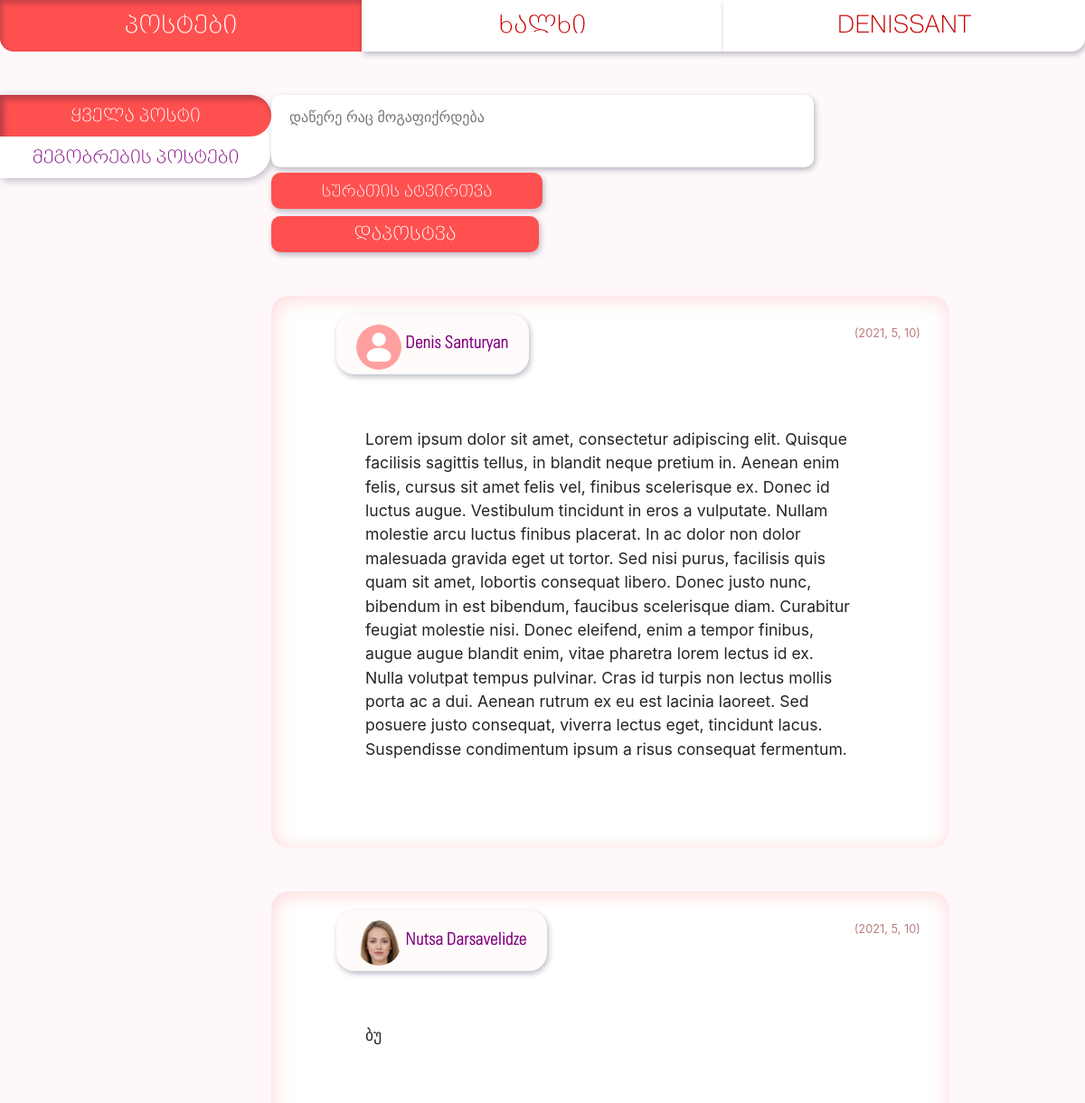
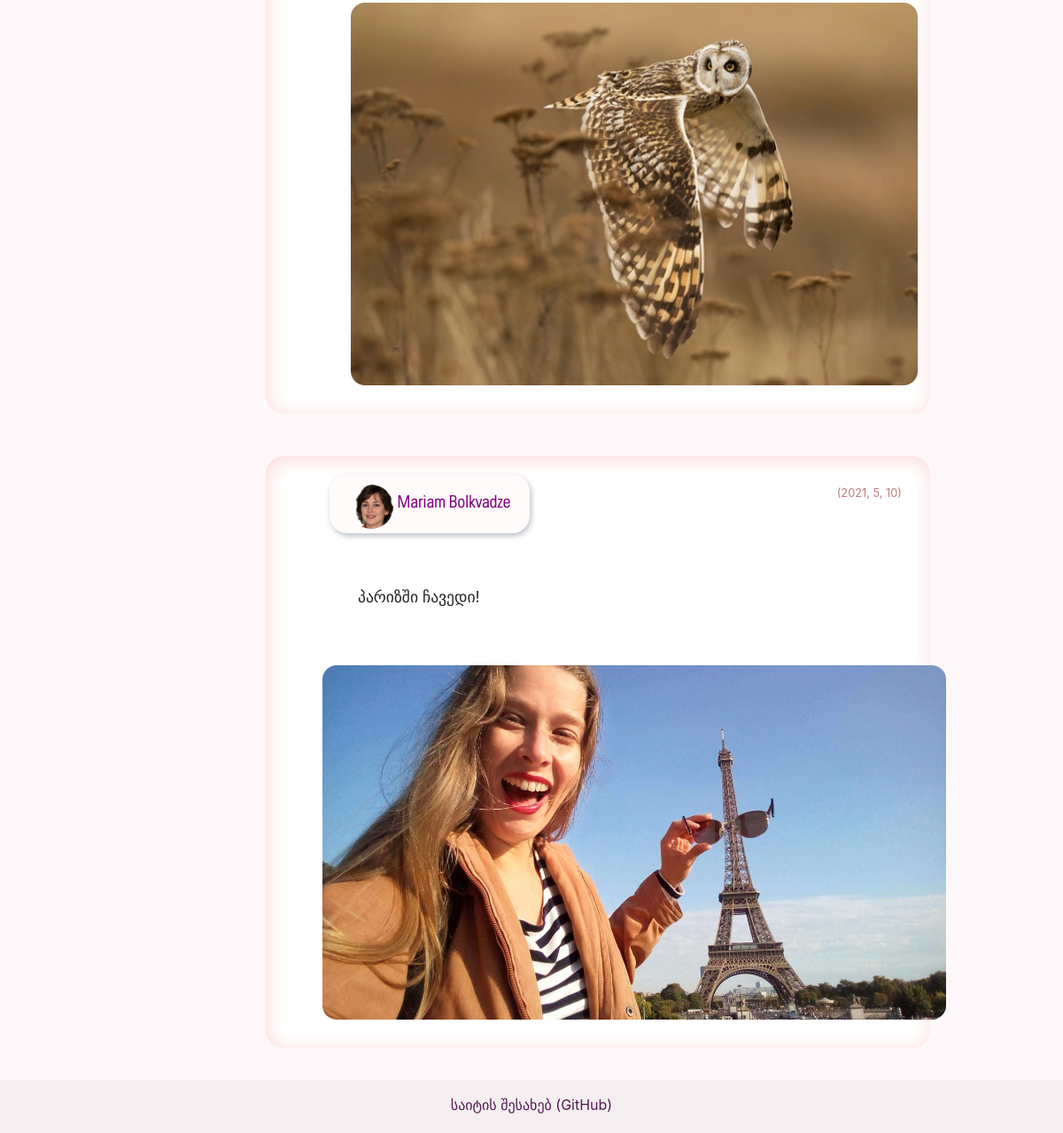
Page /posts/ (signed in) on the committed database (2 pictures, top to bottom).
### app/models/posts.py (models this page shows, shortened)
class PostsModel(db.Model):
    __tablename__ = 'posts'
    id = db.Column(db.Integer, primary_key=True)
    time = db.Column(db.DateTime)
    text = db.Column(db.String)
    media = db.Column(db.String)
    user_id = db.Column(db.Integer, db.ForeignKey('users.id'))

### app/models/users.py (models this page shows, shortened)
class User(db.Model, UserMixin):
    __tablename__ = 'users'
    id = db.Column(db.Integer, primary_key=True)
    username = db.Column(db.String(16), unique=True, nullable=False, index=True)
    name_first = db.Column(db.String)
    name_last = db.Column(db.String)
    email = db.Column(db.String(64), unique=True, nullable=False, index=True)
    sex = db.Column(db.String)
    dob = db.Column(db.Date)
    password = db.Column(db.String(255))
    age = db.Column(db.Integer)
    picture = db.Column(db.String)
    post = db.relationship('PostsModel', backref='User', uselist=False)
    roles = db.relationship('Role', secondary=roles_users,
                            backref=db.backref('users', lazy='dynamic'))

### app/posts/views.py (the view)
@posts_blueprint.route('/', methods=['GET', 'POST'])
@login_required
def list_posts():
    form_post = PostForm()
    all_posts = PostsModel.query.all()
    authors = User
    if request.method == 'POST' and check_auth():
        if form_post.text.data or form_post.media.data:
            text = form_post.text.data
            media = form_post.media.data
            time = datetime.now()
            if media:
                media = save_file(current_user.username, media, 'post_uploads')  # saves file to directory, returns filename
            PostsModel.add(time, text, media, current_user.id)
        return redirect('/posts')
    else:
        return render_template('posts.html', pages=generate_nav_links(), form=form_post, all_posts=all_posts, authors=authors)

### app/posts/forms.py
class PostForm(FlaskForm):
    text = TextAreaField('პოსტის ტექსტი')
    media = FileField('ასატვირთი სურათი')
    submit_post = SubmitField('დაპოსტვა')

### app/models/users.py (called while the page is built)
@login_manager.user_loader
def load_user(user_id):
    try:
        return User.query.get(user_id)
    except Exception as e:
        print(e)

### app/tools/nav_link_list.py (called while the page is built)
def generate_nav_links():
    pages_nav_list = [
        ("posts.list_posts", "პოსტები"),
        ("profiles.list_people", "ხალხი"),
        ("auth.auth", "შესვლა")
    ]
    from flask_login import current_user
    if current_user.is_authenticated:
        pages_nav_list[2] = ('profiles.profile', current_user.username.upper())
    return pages_nav_list

### app/posts/templates/posts.html (shortened to what this page needs)
{% extends "base.html" %}
{% block content %}
{% from 'macros_images.html' import show_post_media, show_profile_picture %}
<div class="posts-container">
  <div class="c-3">
    <div class="nav flex-column nav-pills nav-left-tabs" id="v-pills-tab" role="tablist" aria-orientation="vertical">
      <a class="nav-link  active" id="v-pills-home-tab" data-toggle="pill" href="#v-pills-home" role="tab" aria-controls="v-pills-home" aria-selected="true">ყველა პოსტი</a>
      <a class="nav-link tab-passive" id="v-pills-change-tab" data-toggle="pill" href="#v-pills-change" role="tab" aria-controls="v-pills-profile" aria-selected="false">მეგობრების პოსტები</a>
   </div>
  </div>
<div class="c-6">
    {% if current_user.username %}
        <form method="POST" enctype="multipart/form-data">
                {{ form.text(
                class_='post-input',
                placeholder='დაწერე რაც მოგაფიქრდება') }}
            <label class="input-picture input-post-picture"> სურათის ატვირთვა
            </label>
            <span class="submit-style-post"> {{ form.submit_post }} </span>
        </form>
    {% endif %}
<div class="tab-content" id="v-pills-tabContent">
<div class="tab-pane fade show active" id="v-pills-home" role="tabpanel" aria-labelledby="v-pills-home-tab" style="flex-direction: column-reverse">
  {% if all_posts %}
      <div id="posts">
      {% for post in all_posts %}
          {% with author = authors.query.get(post.user_id) %}
          <div class="c-6 timeline">
              <div class="timeline-post">
                    <p class="post-date">{{ post.time.year, post.time.month, post.time.day }} </p>
                    <a href="{{ url_for('people', filename='%s' % author.username) }}" class="post-author-link">
                        {{ show_profile_picture(author, 'author-picture') }} {{ author.name_first }} {{ author.name_last }}
                    </a>
                    {% if post.text %}
                    <p class="post-text"> {{ post.text }} </p>
                        {% else %}
                        <br><br><br>
                    {% endif %}
                    {% if post.media %}
                    {{ show_post_media(post, 'timeline-picture') }}
                    {% endif %}
              </div>
          </div>
          {% endwith %}
      {% endfor %}
  {% else %}
      <h1> ჯერ არავის დაუპოსტავს </h1>
  {% endif %}
      </div>
</div>
</div>
</div>
        <div class="c-3">
        </div>
</div>
{% endblock %}

### app/posts/templates/macros_images.html
{% macro show_profile_picture(user, style) %}
      {% if user.picture %}
        <img src="{{ url_for('static', filename='uploads/profile_pictures/%s' % user.picture) }}" class="{{style}}" alt="my_profile_picture">
      {% else %}
        <img src="{{ url_for('static', filename='uploads/profile_pictures/default_profile_picture.png') }}" class="{{style}}" alt="my_profile_picture">
      {% endif %}
{% endmacro %}
{% macro show_post_media(post, style) %}
      {% if post.media %}
        <img src="{{ url_for('static', filename='uploads/post_uploads/%s' % post.media) }}" class="{{style}}" alt="posted_picture">
     {% endif %}
{% endmacro %}

### app/static/styles.css (style rules this page uses)
html, body { margin: 0; padding: 0; height: 100%; background-color: rgb(255, 248, 250); }
* { box-sizing: border-box; }
.c-3 { width: 25%; }
.c-6 { width: 50%; }
.input-picture, #file { background-color: #ff5050; color: #FFFFFF; border-radius: 0.625rem; font-family: "BPG Nino Elite Exp Caps", sans-serif; box-shadow: 0.1rem 0.18rem 0.4rem rgba(2, 12, 47, 0.27); text-align: center; }
#submit_register, #submit_update, #submit_login, #submit_post { background-color: #ff5050; color: #FFFFFF; border-radius: 0.625rem; font-family: "BPG Nino Elite Exp Caps", sans-serif; border: none; box-shadow: 0.1rem 0.18rem 0.4rem rgba(2, 12, 47, 0.27); outline: none; }
.posts-container { display: flex; margin-top: 3rem; }
.post-input { box-shadow: 0.1rem 0.18rem 0.4rem rgba(2, 12, 47, 0.27); border: none; outline: none; padding: 0.75rem 1.25rem; border-radius: 0.625rem; width: 100%; max-width: 100%; resize: none; }
.input-post-picture { display: inline-block; width: 50%; height: 2.5rem; padding: 0.44rem; font-size: 1.125rem; text-align: center; }
.submit-style-post * { width: 49.35%; height: 2.5rem; font-size: 1.3rem; }
.timeline { margin-top: 3rem; }
.timeline-post { background-color: white; box-shadow: inset 0.1rem 0.18rem 1.3rem rgba(255, 75, 75, 0.22); border-radius: 1.25rem; width: 250%; padding: 2rem; }
.timeline-picture { height: 28rem; width: 38rem; margin: 0 5rem; horiz-align: center; border-radius: 1rem; }
.author-picture { height: 3.125rem; width: 3.125rem; border-radius: 3.75rem; }
.post-author-link { font-family: "Open Sans Mixed", "BPG Nino Elite", sans-serif; font-weight: bold; text-decoration: none; color: purple; font-size: 1.125rem; background-color: rgba(255, 137, 137, 0.035); padding: 1.4rem; margin-left: 2.5rem; border-radius: 1.25rem; box-shadow: 0.1rem 0.18rem 0.4rem rgba(2, 12, 47, 0.27); text-align: center; }
.post-text { margin: 2rem 2.5rem; background-color: white; font-size: 1.1rem; padding: 2rem; }
.post-date { font-size: 0.8rem; color: rgba(123, 0, 0, 0.51); float: right; }
.nav-left-tabs { font-family: "BPG Nino Elite Exp Caps", sans-serif; box-shadow: 0.15rem 0.15rem 0.61rem rgba(2, 12, 47, 0.27); background-color: white!important; font-size: 1.25rem; text-align: center; max-width: 18.75rem; border-top-right-radius: 1.875rem; border-bottom-right-radius: 1.875rem; }
.nav-left-tabs * { color: purple!important; }
.nav-left-tabs .active { background-color: #ff5050!important; color: white!important; border-radius: 0 1.875rem 1.875rem 0!important; box-shadow: inset 0.3rem 0.3rem 0.42rem rgba(2, 12, 47, 0.27)!important; }

### rows in the picture
PostsModel: time "(2021, 5, 10)", text "Lorem ipsum dolor sit amet, consectetur adipiscing elit. Quisque facilisis sagittis tellus, in blandit neque pretium in. Aenean enim felis, cursus sit amet felis vel, finibus scelerisque ex. Donec id luctus augue. Vestibulum tincidunt in eros a vulputate. Nullam molestie arcu luctus finibus placerat. In ac dolor non dolor malesuada gravida eget ut tortor. Sed nisi purus, facilisis quis quam sit amet, lobortis consequat libero. Donec justo nunc, bibendum in est bibendum, faucibus scelerisque diam. Curabitur feugiat molestie nisi. Donec eleifend, enim a tempor finibus, augue augue blandit enim, vitae pharetra lorem lectus id ex. Nulla volutpat tempus pulvinar. Cras id turpis non lectus mollis…"
User: name_first "Denis", name_last "Santuryan"
PostsModel: time "(2021, 5, 10)", picture (picture), text "ბუ", media (picture)
User: name_first "Nutsa", name_last "Darsavelidze"
PostsModel: time "(2021, 5, 10)", picture (picture), text "პარიზში ჩავედი!", media (picture)
User: name_first "Mariam", name_last "Bolkvadze"

### other values in the picture
{{ page[1] }} "პოსტები"
{{ page[1] }} "ხალხი" "DENISSANT"
